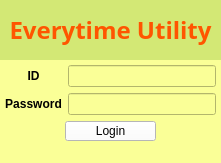
<?xml version="1.0" encoding="UTF-8"?>
<ui version="4.0">
 <class>MainWindow</class>
 <widget class="QMainWindow" name="MainWindow">
  <property name="geometry">
   <rect>
    <x>0</x>
    <y>0</y>
    <width>221</width>
    <height>163</height>
   </rect>
  </property>
  <property name="sizePolicy">
   <sizepolicy hsizetype="Preferred" vsizetype="Preferred">
    <horstretch>0</horstretch>
    <verstretch>0</verstretch>
   </sizepolicy>
  </property>
  <property name="windowTitle">
   <string>MainWindow</string>
  </property>
  <property name="styleSheet">
   <string notr="true">background-color:rgb(250, 255, 151)</string>
  </property>
  <widget class="QWidget" name="centralwidget">
   <widget class="QLabel" name="titleLabel">
    <property name="geometry">
     <rect>
      <x>0</x>
      <y>0</y>
      <width>221</width>
      <height>61</height>
     </rect>
    </property>
    <property name="font">
     <font>
      <family>Agency FB</family>
      <pointsize>18</pointsize>
      <weight>75</weight>
      <bold>true</bold>
     </font>
    </property>
    <property name="styleSheet">
     <string notr="true">background-color:rgb(211, 232, 117)</string>
    </property>
    <property name="text">
     <string>&lt;html&gt;&lt;head/&gt;&lt;body&gt;&lt;p&gt;&lt;span style=&quot; color:#ff5500;&quot;&gt;Everytime Utility&lt;/span&gt;&lt;/p&gt;&lt;/body&gt;&lt;/html&gt;</string>
    </property>
    <property name="alignment">
     <set>Qt::AlignCenter</set>
    </property>
   </widget>
   <widget class="QWidget" name="layoutWidget">
    <property name="geometry">
     <rect>
      <x>0</x>
      <y>60</y>
      <width>221</width>
      <height>101</height>
     </rect>
    </property>
    <layout class="QGridLayout" name="loginLayout">
     <property name="leftMargin">
      <number>5</number>
     </property>
     <property name="topMargin">
      <number>5</number>
     </property>
     <property name="rightMargin">
      <number>5</number>
     </property>
     <property name="bottomMargin">
      <number>5</number>
     </property>
     <item row="1" column="0">
      <widget class="QLabel" name="passwordLabel">
       <property name="font">
        <font>
         <weight>75</weight>
         <bold>true</bold>
        </font>
       </property>
       <property name="text">
        <string>Password</string>
       </property>
       <property name="alignment">
        <set>Qt::AlignCenter</set>
       </property>
       <property name="margin">
        <number>0</number>
       </property>
       <property name="indent">
        <number>0</number>
       </property>
      </widget>
     </item>
     <item row="1" column="1">
      <widget class="QLineEdit" name="passwordLineEdit">
       <property name="maxLength">
        <number>16</number>
       </property>
      </widget>
     </item>
     <item row="0" column="0">
      <widget class="QLabel" name="idLabel">
       <property name="font">
        <font>
         <weight>75</weight>
         <bold>true</bold>
        </font>
       </property>
       <property name="layoutDirection">
        <enum>Qt::LeftToRight</enum>
       </property>
       <property name="text">
        <string>ID</string>
       </property>
       <property name="alignment">
        <set>Qt::AlignCenter</set>
       </property>
       <property name="margin">
        <number>0</number>
       </property>
       <property name="indent">
        <number>0</number>
       </property>
      </widget>
     </item>
     <item row="0" column="1">
      <widget class="QLineEdit" name="idLineEdit">
       <property name="text">
        <string/>
       </property>
       <property name="maxLength">
        <number>16</number>
       </property>
      </widget>
     </item>
     <item row="2" column="0" colspan="2">
      <layout class="QVBoxLayout" name="loginButtonLayout">
       <property name="leftMargin">
        <number>60</number>
       </property>
       <property name="topMargin">
        <number>0</number>
       </property>
       <property name="rightMargin">
        <number>60</number>
       </property>
       <property name="bottomMargin">
        <number>15</number>
       </property>
       <item>
        <widget class="QPushButton" name="loginButton">
         <property name="styleSheet">
          <string notr="true">background-color:rgb(255, 255, 255)</string>
         </property>
         <property name="text">
          <string>Login</string>
         </property>
        </widget>
       </item>
      </layout>
     </item>
    </layout>
   </widget>
  </widget>
  <widget class="QStatusBar" name="statusbar"/>
 </widget>
 <resources/>
 <connections/>
</ui>
